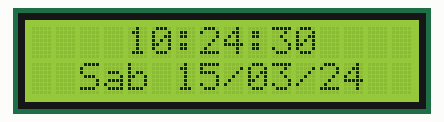
Recording of a sketch running on a simulated Arduino Uno, built with avr-gcc and run on an emulated ATmega328P. Shown: 16×2 character LCD. Wiring (inferred from the names in the program): DS1307 clock at I2C address 0x68. The local clock reads 2024-03-15 10:24:30 at power-on unless the sketch sets it.

Above: at 0.1 s.
At 4.1 s:
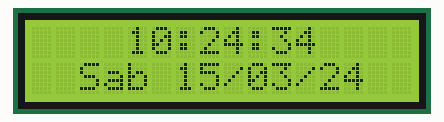
At 10.1 s:
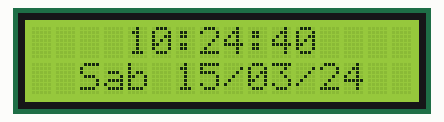
At 19.1 s:
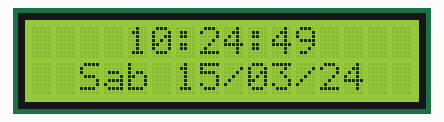
At 27.1 s:
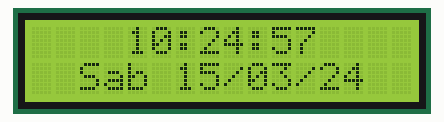
At 37.1 s:
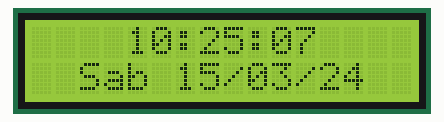

The sketch:

RTC.ino
```cpp
#include "Wire.h"
#include <LiquidCrystal_I2C.h>

#define DS1307_ADDRESS 0x68

LiquidCrystal_I2C lcd(0x3F,2,1,0,4,5,6,7,3, POSITIVE);

byte zero = 0x00;

void setup()
{
  Wire.begin();
  Serial.begin(9600);
  lcd.begin (16,2);

  //SelecionaDataeHora();
}

void loop()
{
  Wire.beginTransmission(DS1307_ADDRESS);
  Wire.write(zero);
  Wire.endTransmission();
  Wire.requestFrom(DS1307_ADDRESS, 7);
  int segundos = ConverteparaDecimal(Wire.read());
  int minutos = ConverteparaDecimal(Wire.read());
  int horas = ConverteparaDecimal(Wire.read() & 0b111111);
  int diadasemana = ConverteparaDecimal(Wire.read());
  int diadomes = ConverteparaDecimal(Wire.read());
  int mes = ConverteparaDecimal(Wire.read());
  int ano = ConverteparaDecimal(Wire.read());

  lcd.setCursor(0,0);
  lcd.print("    ");

  if (horas <10)
    lcd.print("0");
  lcd.print(horas);
  lcd.print(":");

  if (minutos < 10)
     lcd.print("0");
  lcd.print(minutos);
  lcd.print(":");

  if (segundos < 10)
    lcd.print("0");
  lcd.print(segundos);
  lcd.setCursor(2,1);

  switch(diadasemana)
    {
      case 0:lcd.print("Dom");
      break;
      case 1:lcd.print("Seg");
      break;
      case 2:lcd.print("Ter");
      break;
      case 3:lcd.print("Qua");
      break;
      case 4:lcd.print("Qui");
      break;
      case 5:lcd.print("Sex");
      break;
      case 6:lcd.print("Sab");
    }
    lcd.setCursor(6,1);

    if (diadomes < 10)
      lcd.print("0");
    lcd.print(diadomes);
    lcd.print("/");

    if (mes < 10)
      lcd.print("0");
    lcd.print(mes);
    lcd.print("/");
    lcd.print(ano);
}

void SelecionaDataeHora()
{
  byte segundos = 00;
  byte minutos = 53;
  byte horas = 20;
  byte diadasemana = 3;
  byte diadomes = 28;
  byte mes = 12;
  byte ano = 16;
  Wire.beginTransmission(DS1307_ADDRESS);
  Wire.write(zero);
  Wire.write(ConverteParaBCD(segundos));
  Wire.write(ConverteParaBCD(minutos));
  Wire.write(ConverteParaBCD(horas));
  Wire.write(ConverteParaBCD(diadasemana));
  Wire.write(ConverteParaBCD(diadomes));
  Wire.write(ConverteParaBCD(mes));
  Wire.write(ConverteParaBCD(ano));
  Wire.write(zero);
  Wire.endTransmission();
}

byte ConverteParaBCD(byte val)
{
  return ( (val/10*16) + (val%10) );
}

byte ConverteparaDecimal(byte val)
{
  return ( (val/16*10) + (val%16) );
}
```

Measured:
- what the display in image 1 shows lasts 1.0 s, from 4.0 s to 5.0 s
